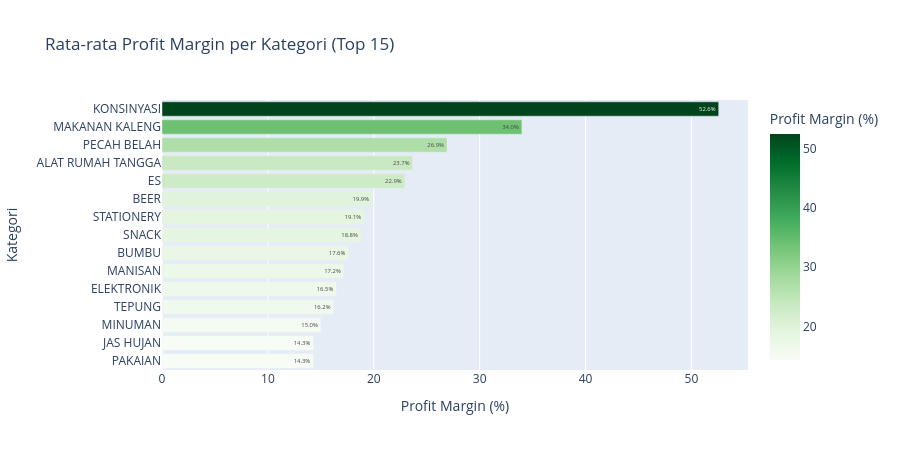

The cell this chart's notebook holds for it:
### Markdown cell above
---
## 3. BQ #2: Produk/Kategori Mana yang Profit Margin Tertinggi?

Menganalisis `profit_margin` per produk dan per kategori. Margin dihitung sebagai: `(harga_jual - hpp) / harga_jual`.

### Code cell
# Margin per kategori (hanya nilai valid 0-100%)
valid_margin = products[(products['profit_margin'] > 0) & (products['profit_margin'] <= 1)]

kat_margin = (
    valid_margin
    .groupby('kategori')['profit_margin']
    .mean()
    .sort_values(ascending=False)
    .head(15)
    .reset_index()
)
kat_margin['margin_pct'] = (kat_margin['profit_margin'] * 100).round(2)

fig = px.bar(
    kat_margin,
    x='margin_pct', y='kategori', orientation='h',
    title='Rata-rata Profit Margin per Kategori (Top 15)',
    labels={'margin_pct':'Profit Margin (%)','kategori':'Kategori'},
    color='margin_pct', color_continuous_scale='Greens',
    text=kat_margin['margin_pct'].apply(lambda x: f'{x:.1f}%')
)
fig.update_layout(yaxis={'categoryorder':'total ascending'}, height=450)
fig.show()

print('\n--- Distribusi margin_category ---')
if 'margin_category' in products.columns:
    print(products['margin_category'].value_counts())
    
print(f'\nProduk margin negatif : {(products["profit_margin"] < 0).sum():,}')
print(f'Produk margin > 20%   : {(products["profit_margin"] > 0.20).sum():,}')

### Figure 1 — Plotly figure (JSON) as saved in the notebook; plotly's stock layout.template omitted (floating-point values rounded to 4 significant figures)
{"data": [{"hovertemplate": "Profit Margin (%)=%{marker.color}<br>Kategori=%{y}<br>text=%{text}<extra></extra>", "legendgroup": "", "marker": {"color": [52.58, 33.99, 26.92, 23.67, 22.93, 19.85, 19.1, 18.79, 17.61, 17.18, 16.47, 16.21, 15.01, 14.3, 14.29], "coloraxis": "coloraxis", "pattern": {"shape": ""}}, "name": "", "orientation": "h", "showlegend": false, "text": ["52.6%", "34.0%", "26.9%", "23.7%", "22.9%", "19.9%", "19.1%", "18.8%", "17.6%", "17.2%", "16.5%", "16.2%", "15.0%", "14.3%", "14.3%"], "textposition": "auto", "type": "bar", "x": [52.58, 33.99, 26.92, 23.67, 22.93, 19.85, 19.1, 18.79, 17.61, 17.18, 16.47, 16.21, 15.01, 14.3, 14.29], "xaxis": "x", "y": ["KONSINYASI", "MAKANAN KALENG", "PECAH BELAH", "ALAT RUMAH TANGGA", "ES", "BEER", "STATIONERY", "SNACK", "BUMBU", "MANISAN", "ELEKTRONIK", "TEPUNG", "MINUMAN", "JAS HUJAN", "PAKAIAN"], "yaxis": "y"}], "layout": {"barmode": "relative", "coloraxis": {"colorbar": {"title": {"text": "Profit Margin (%)"}}, "colorscale": [[0, "rgb(247,252,245)"], [0.125, "rgb(229,245,224)"], [0.25, "rgb(199,233,192)"], [0.375, "rgb(161,217,155)"], [0.5, "rgb(116,196,118)"], [0.625, "rgb(65,171,93)"], [0.75, "rgb(35,139,69)"], [0.875, "rgb(0,109,44)"], [1, "rgb(0,68,27)"]]}, "height": 450, "legend": {"tracegroupgap": 0}, "title": {"text": "Rata-rata Profit Margin per Kategori (Top 15)"}, "xaxis": {"anchor": "y", "domain": [0, 1], "title": {"text": "Profit Margin (%)"}}, "yaxis": {"anchor": "x", "categoryorder": "total ascending", "domain": [0, 1], "title": {"text": "Kategori"}}}}
